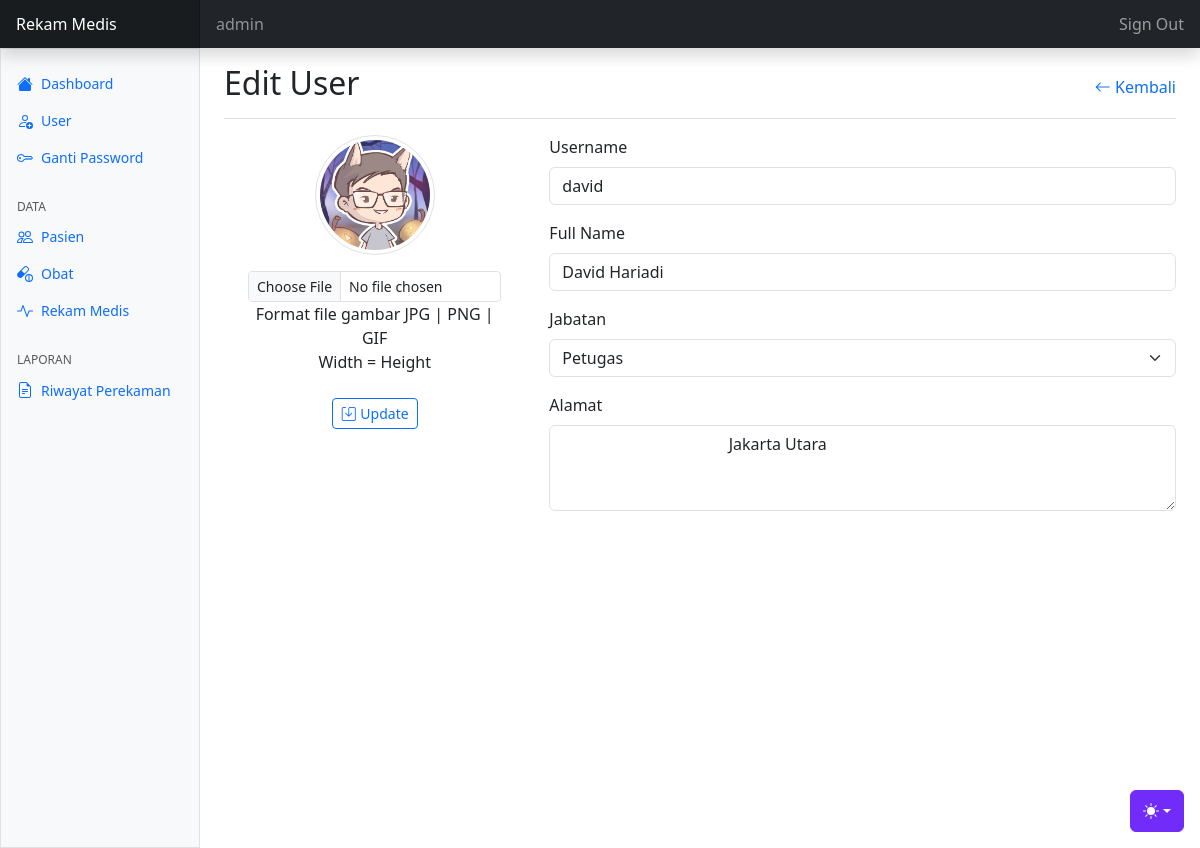
Page /user/edit-user.php?id=2&gambar=1756446706-petugas.jpg (signed in) on the committed database.
### tables this page shows
CREATE TABLE `tbl_user` (
  `userid` int(11) NOT NULL,
  `username` varchar(30) NOT NULL,
  `fullname` varchar(100) NOT NULL,
  `password` varchar(255) NOT NULL,
  `jabatan` enum('1','2','3') NOT NULL COMMENT '1=administrator, 2=petugas, 3=dokter',
  `alamat` varchar(100) NOT NULL,
  `gambar` varchar(100) NOT NULL
);

### config.php (called while the page is built, shortened)
<?php
$main_url	= "http://localhost/MEDICAL_codingline/";
?>

### user/edit-user.php (the view, shortened to what this page needs)
<?php
require "../config.php";
require "../template/header.php";
require "../template/navbar.php";
require "../template/sidebar.php";
$id = $_GET['id'];
$queryUser	= mysqli_query($koneksi, "SELECT * FROM tbl_user WHERE userid = $id");
$user 		= mysqli_fetch_assoc($queryUser);
?>
<main class="col-md-9 ms-sm-auto col-lg-10 px-md-4 min-vh-100">
	<div class="d-flex justify-content-between flex-wrap flex-md-nowrap align-items-center pt-3 pb-2 mb-3 border-bottom">
		<h1 class="h2">Edit User</h1>
        <a href="<?= $main_url ?>user" class="text-decoration-none"><i class="bi bi-arrow-left align-top"></i> Kembali</a>
	</div>
	<form action="proses-user.php" method="post" enctype="multipart/form-data">
		<div class="row">
			<div class="col-lg-4 mb-4 text-center">
				<div class="px-4 mb-4">
					<img src="<?= $main_url ?>asset/gambar/<?= $user['gambar'] ?>" alt="user" class="img-thumbnail mb-3 rounded-circle tampil" width="120px">
					<input type="file" class="form-control form-control-sm" name="gambar" onchange="imgView()" id="gambar">
					<span class="text-sm">Format file gambar JPG | PNG | GIF</span><br>
					<span class="text-sm">Width = Height</span>
				</div>
				<button type="submit" name="update" class="btn btn-outline-primary btn-sm"><i class="bi bi-save align-top"></i> Update</button>
			</div>
			<div class="col-lg-8">
				<div class="form-group mb-3">
					<label for="username" class="form-label">Username</label>
					<input type="text" name="username" class="form-control" id="username" placeholder="Masukkan Username"
					value="<?= $user['username'] ?>" autocomplete="off" autofocus required>
				</div>
				<div class="form-group mb-3">
					<label for="fullname" class="form-label">Full Name</label>
					<input type="text" name="fullname" class="form-control" id="fullname"
					value="<?= $user['fullname'] ?>" placeholder="Masukkan Nama Lengkap User" required>
				</div>
				<div class="form-group mb-3">
					<label for="jabatan" class="form-label">Jabatan</label>
					<select name="jabatan" id="jabatan" class="form-select" required>
						<option value="2" <?= $user['jabatan'] == 2 ? 'selected' : '' ?>>Petugas</option>
					</select>
				</div>
				<div class="form-group mb-3">
					<label for="alamat" class="form-label">Alamat</label>
					<textarea name="alamat" id="alamat" cols="" rows="3" class="form-control" placeholder="Masukkan Alamat User">
					<?= $user['alamat'] ?></textarea>
				</div>
			</div>
		</div>
	</form>
</main>
<?php
require "../template/footer.php";
?>

### asset/dashboard/dashboard.css (style rules this page uses)
.bi { display: inline-block; width: 1rem; height: 1rem; }

### template/header.php (style rules this page uses)
.bi { vertical-align: -.125em; fill: currentColor; }

### rows in the picture
tbl_user: gambar (picture), username "david", fullname "David Hariadi", jabatan "Petugas", alamat "Jakarta Utara"

### other values in the picture
$_SESSION['ssUserRM'] "admin"
